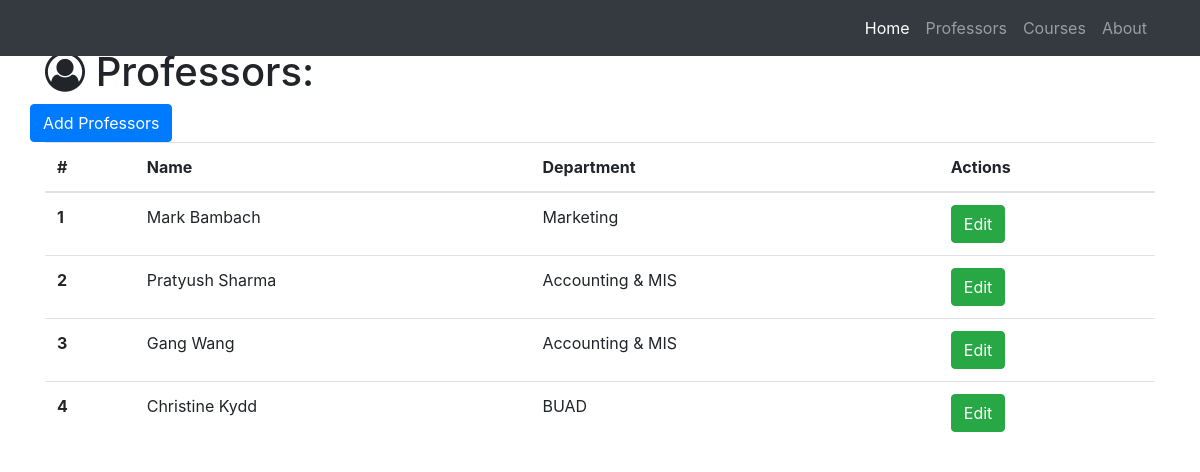
The app's page /professors with its own data.
### coursebase.py (models this page shows)
class Professor(db.Model):
    __tablename__ = 'professors'
    id = db.Column(db.Integer, primary_key=True)
    name = db.Column(db.String(64))
    department = db.Column(db.Text)
    courses = db.relationship('Course', backref='professor')

### coursebase.py (the view)
@app.route('/professors')
def show_all_professors():
    professors = Professor.query.all()
    return render_template('professor-all.html', professors=professors)

### templates/professor-all.html (shortened to what this page needs)
{% extends "homebase.html"%}
{% block page_content%}
  <div class="container">
    <h1 class="mt-5"><i class="fa fa-user-circle-o" aria-hidden="true"></i> Professors:</h1>
    <div class="row bottom-margin">
      <a href="/professor/add" class="btn btn-primary" role="button" aria-disabled="true">Add Professors</a>
    </div>
    {% if professors %}
      <table class="table">
        <thead>
          <tr>
            <th>#</th>
            <th>Name</th>
            <th>Department</th>
            <th>Actions</th>
          </tr>
        </thead>
        <tbody>
          {% for professor in professors %}
          <tr>
              <th scope="row">{{professor.id}}</th>
              <td>{{professor.name}}</td>
              <td>{{professor.department}}</td>
              <td>
                <a href="/professor/edit/{{professor.id}}" class="btn btn-success" role="button" aria-disabled="true">Edit</a>
              </td>
          </tr>
          {% endfor%}
        </tbody>
      </table>
    {% else %}
      <h3>There are no professors in the database yet.</h3>
    {% endif %}
  </div>
{% endblock%}

### records on screen
Professor: id "1", name "Mark Bambach", department "Marketing"
Professor: id "2", name "Pratyush Sharma", department "Accounting & MIS"
Professor: id "3", name "Gang Wang", department "Accounting & MIS"
Professor: id "4", name "Christine Kydd", department "BUAD"
